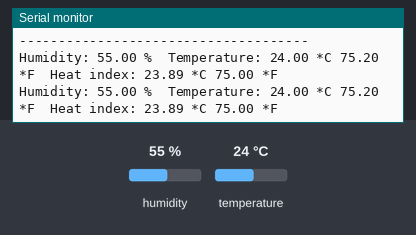
A sketch run on a simulated Arduino Uno, built with avr-gcc and run on an emulated ATmega328P. Parts: the last lines printed to the serial monitor. Inputs (shaded band) come from the test bench; at power-on: humidity 55 %, temperature 24 °C.

Above: at 5.0 s.
5.1 s: humidity set to 22 %
At 7.7 s:
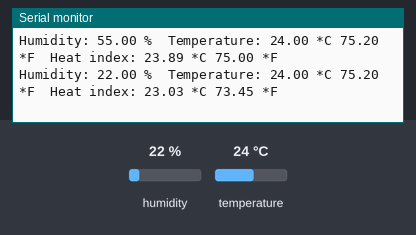
8.2 s: temperature set to 12 °C
At 8.9 s:
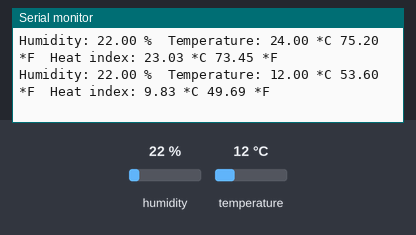
11.3 s: humidity set to 40 %
At 13.5 s:
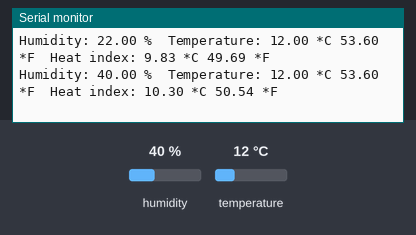
Timing chart, 0 to 15.0 s (numbered marks = the images above; inputs shaded):
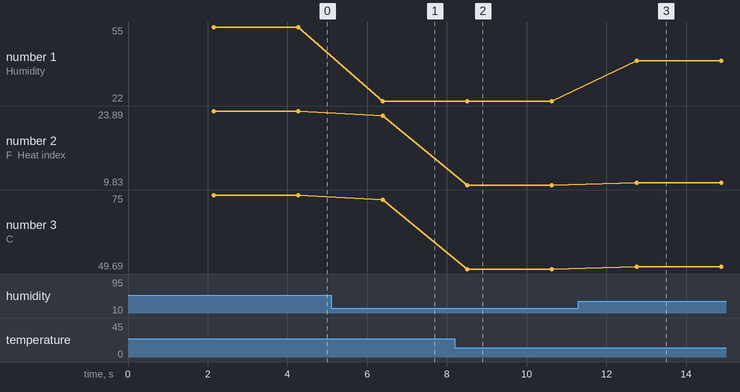

Measured:
- after the input at 5.1 s, the serial monitor: prints a new line after 1.3 s (image 1)
- after the input at 8.2 s, the serial monitor: prints a new line after 0.32 s (image 2)
- after the input at 11.3 s, the serial monitor: prints a new line after 1.5 s (image 3)
- plotted number 1: 55 → 22 after the input at 5.1 s, 22 → 40 after the input at 11.3 s
- plotted number 2: 23.89 → 23.03 after the input at 5.1 s, 23.03 → 9.83 after the input at 8.2 s, 9.83 → 10.3 after the input at 11.3 s
- plotted number 3: 75 → 73.45 after the input at 5.1 s, 73.45 → 49.69 after the input at 8.2 s, 49.69 → 50.54 after the input at 11.3 s

The sketch:

simpleTempReaderWithSerial.ino
```cpp
#include "DHT.h"

#define DHTPIN 4     // what digital pin the DHT22 is conected to
#define DHTTYPE DHT22   // there are multiple kinds of DHT sensors

DHT dht(DHTPIN, DHTTYPE);

void setup() {
  Serial.begin(9600);
  Serial.setTimeout(2000);


  Serial.println("Device Started");
  Serial.println("-------------------------------------");
  Serial.println("Running DHT!");
  Serial.println("-------------------------------------");

}

int timeSinceLastRead = 0;
void loop() {

  // Report every 2 seconds.
  if(timeSinceLastRead > 2000) {
    // Reading temperature or humidity takes about 250 milliseconds!
    // Sensor readings may also be up to 2 seconds 'old' (its a very slow sensor)
    float h = dht.readHumidity();
    // Read temperature as Celsius (the default)
    float t = dht.readTemperature();
    // Read temperature as Fahrenheit (isFahrenheit = true)
    float f = dht.readTemperature(true);

    // Check if any reads failed and exit early (to try again).
    if (isnan(h) || isnan(t) || isnan(f)) {
      Serial.println("Failed to read from DHT sensor!");
      timeSinceLastRead = 0;
      return;
    }

    // Compute heat index in Fahrenheit (the default)
    float hif = dht.computeHeatIndex(f, h);
    // Compute heat index in Celsius (isFahreheit = false)
    float hic = dht.computeHeatIndex(t, h, false);

    Serial.print("Humidity: ");
    Serial.print(h);
    Serial.print(" %\t");
    Serial.print("Temperature: ");
    Serial.print(t);
    Serial.print(" *C ");
    Serial.print(f);
    Serial.print(" *F\t");
    Serial.print("Heat index: ");
    Serial.print(hic);
    Serial.print(" *C ");
    Serial.print(hif);
    Serial.println(" *F");

    timeSinceLastRead = 0;
  }
  delay(100);
  timeSinceLastRead += 100;
}
```
